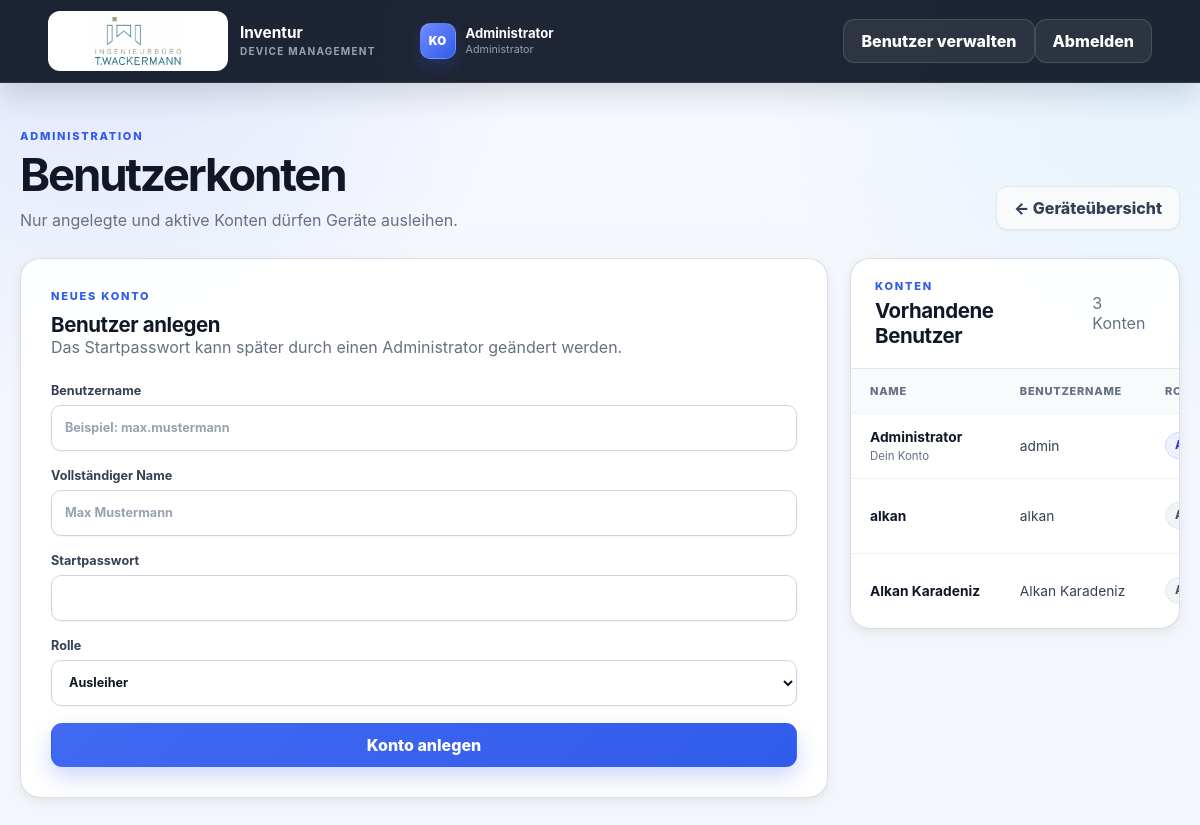
Page /admin/users (signed in) on the committed database.
### tables this page shows
CREATE TABLE users (
                id INTEGER PRIMARY KEY AUTOINCREMENT,

                username TEXT NOT NULL
                    COLLATE NOCASE
                    UNIQUE,

                full_name TEXT NOT NULL,

                password_hash TEXT NOT NULL,

                role TEXT NOT NULL DEFAULT 'user'
                    CHECK (
                        role IN ('user', 'admin')
                    ),

                is_active INTEGER NOT NULL DEFAULT 1
                    CHECK (
                        is_active IN (0, 1)
                    ),

                created_at TEXT NOT NULL
                    DEFAULT CURRENT_TIMESTAMP
            );

### app/routes/auth.py (the view)
@router.get("/admin/users")
def user_management(
    request: Request,
    message: str | None = None,
    error: str | None = None,
):
    if not is_admin(request):
        return login_redirect(
            "/admin/users"
        )
    return render_user_management(
        request,
        message=message,
        error=error,
    )

### app/database.py (called while the page is built)
def get_connection() -> sqlite3.Connection:
    connection = sqlite3.connect(
        DATABASE_PATH,
        timeout=10,
    )
    connection.row_factory = sqlite3.Row
    connection.execute(
        "PRAGMA foreign_keys = ON"
    )
    connection.execute(
        "PRAGMA busy_timeout = 5000"
    )
    return connection

### app/routes/auth.py (called while the page is built)
def load_users() -> list[sqlite3.Row]:
    connection = get_connection()
    try:
        users = connection.execute(
            """
            SELECT
                u.id,
                u.username,
                u.full_name,
                u.role,
                u.is_active,
                u.created_at,

                COUNT(
                    CASE
                        WHEN l.returned_at IS NULL
                        THEN 1
                    END
                ) AS active_loan_count

            FROM users AS u

            LEFT JOIN loans AS l
                ON l.user_id = u.id

            GROUP BY
                u.id

            ORDER BY
                u.full_name COLLATE NOCASE
            """
        ).fetchall()
        return users
    finally:
        connection.close()

def render_user_management(
    request: Request,
    *,
    message: str | None = None,
    error: str | None = None,
    status_code: int = 200,
):
    return templates.TemplateResponse(
        request,
        "admin/users.html",
        {
            "users": load_users(),
            "message": message,
            "error": error,
            "csrf_token": csrf_token(request),
        },
        status_code=status_code,
    )

### app/security.py (called while the page is built)
def current_user(request: Request) -> sqlite3.Row | None:
    user_id = request.session.get("user_id")
    if not isinstance(user_id, int):
        return None
    connection = get_connection()
    try:
        return connection.execute(
            """
            SELECT
                id,
                username,
                full_name,
                role,
                is_active,
                created_at
            FROM users
            WHERE id = ?
              AND is_active = 1
            """,
            (user_id,),
        ).fetchone()
    finally:
        connection.close()

def is_admin(request: Request) -> bool:
    user = current_user(request)
    return bool(user and user["role"] == "admin")

### app/templates/admin/users.html (shortened to what this page needs)
{% extends "base.html" %}
{% block content %}
<section class="hero-row">
    <div>
        <p class="eyebrow">
            Administration
        </p>
        <h1>
            Benutzerkonten
        </h1>
        <p class="muted">
            Nur angelegte und aktive Konten dürfen
            Geräte ausleihen.
        </p>
    </div>
    <a
        class="button button-secondary"
        href="/admin/"
    >
        ← Geräteübersicht
    </a>
</section>
<section class="form-layout">
    <article class="card form-card">
        <p class="eyebrow">
            Neues Konto
        </p>
        <h2>
            Benutzer anlegen
        </h2>
        <p class="muted">
            Das Startpasswort kann später durch einen
            Administrator geändert werden.
        </p>
        <form
            method="post"
            action="/admin/users/new"
            class="stacked-form"
        >
            <label>
                Benutzername
                <input
                    name="username"
                    minlength="3"
                    maxlength="50"
                    autocomplete="off"
                    placeholder="Beispiel: max.mustermann"
                    required
                >
            </label>
            <label>
                Vollständiger Name
                <input
                    name="full_name"
                    minlength="2"
                    maxlength="100"
                    autocomplete="name"
                    placeholder="Max Mustermann"
                    required
                >
            </label>
            <label>
                Startpasswort
                <input
                    type="password"
                    name="password"
                    minlength="10"
                    maxlength="200"
                    autocomplete="new-password"
                    required
                >
            </label>
            <label>
                Rolle
                <select name="role">
                    <option value="user">
                        Ausleiher
                    </option>
                </select>
            </label>
            <button
                class="button button-primary"
                type="submit"
            >
                Konto anlegen
            </button>
        </form>
    </article>
    <article class="card table-card wide-user-list">
        <div class="section-heading">
            <div>
                <p class="eyebrow">
                    Konten
                </p>
                <h2>
                    Vorhandene Benutzer
                </h2>
            </div>
            <span class="muted">
                {{ users | length }} Konten
            </span>
        </div>
        <div class="table-wrap">
            <table>
                <thead>
                    <tr>
                        <th>
                            Name
                        </th>
                        <th>
                            Benutzername
                        </th>
                        <th>
                            Rolle
                        </th>
                    </tr>
                </thead>
                <tbody>
                    {% for account in users %}
                        <tr>
                            <td>
                                <strong>
                                    {{ account.full_name }}
                                </strong>
                                {% if account.id == request.session.get("user_id") %}
                                    <small>
                                        Dein Konto
                                    </small>
                                {% endif %}
                            </td>
                            <td>
                                {{ account.username }}
                            </td>
                            <td>
                                {% if account.role == "admin" %}
                                    <span class="badge badge-blue">
                                    </span>
                                {% else %}
                                    <span class="badge badge-gray">
                                    </span>
                                {% endif %}
                            </td>
                        </tr>
                    {% endfor %}
                </tbody>
            </table>
        </div>
    </article>
</section>
{% endblock %}

### app/templates/base.html (shortened to what this page needs)
<!DOCTYPE html>
<html lang="de">
<head>
    <link
        rel="stylesheet"
        href="/static/styles.css"
    >
</head>
<body>
    <header class="site-header">
        <div class="header-left">
            <a
                class="company-brand"
                href="/"
                aria-label="Zur Startseite"
            >
                <span class="company-logo-shell">
                    <img
                        class="company-logo"
                        src="/static/images/logo.jpg"
                        alt="Firmenlogo"
                    >
                </span>
                <span class="product-name">
                    <strong>
                        Inventur
                    </strong>
                    <small>
                        Device Management
                    </small>
                </span>
            </a>
            <nav
                class="portal-navigation"
                aria-label="Anmeldung"
            >
                {% if request.session.get("user_id") %}
                    <a
                        class="portal-link"
                        href="/"
                    >
                        <span class="brand-mark">
                            KO
                        </span>
                        <span class="portal-text">
                            <strong>
                                {{ request.session.get("full_name") }}
                            </strong>
                            <small>
                                {{
                                    "Administrator"
                                    if request.session.get("role") == "admin"
                                    else "Benutzerkonto"
                                }}
                            </small>
                        </span>
                    </a>
                {% endif %}
            </nav>
        </div>
        <div class="header-actions">
            {% if request.session.get("user_id") %}
                {% if request.session.get("role") == "admin" %}
                    <a
                        class="button button-ghost"
                        href="/admin/users"
                    >
                        Benutzer verwalten
                    </a>
                {% endif %}
                <form
                    method="post"
                    action="/logout"
                >
                    <button
                        class="button button-ghost"
                        type="submit"
                    >
                        Abmelden
                    </button>
                </form>
            {% endif %}
        </div>
    </header>
    <main class="page-shell">
        {% block content %}
        {% endblock %}
    </main>
</body>
</html>

### rows in the picture
users: session.get "Administrator", full_name "Administrator", shows "Dein Konto", username "admin"
users: full_name "alkan", username "alkan"
users: full_name "Alkan Karadeniz", username "Alkan Karadeniz"

### other values in the picture
{{ users | length }} "3"
